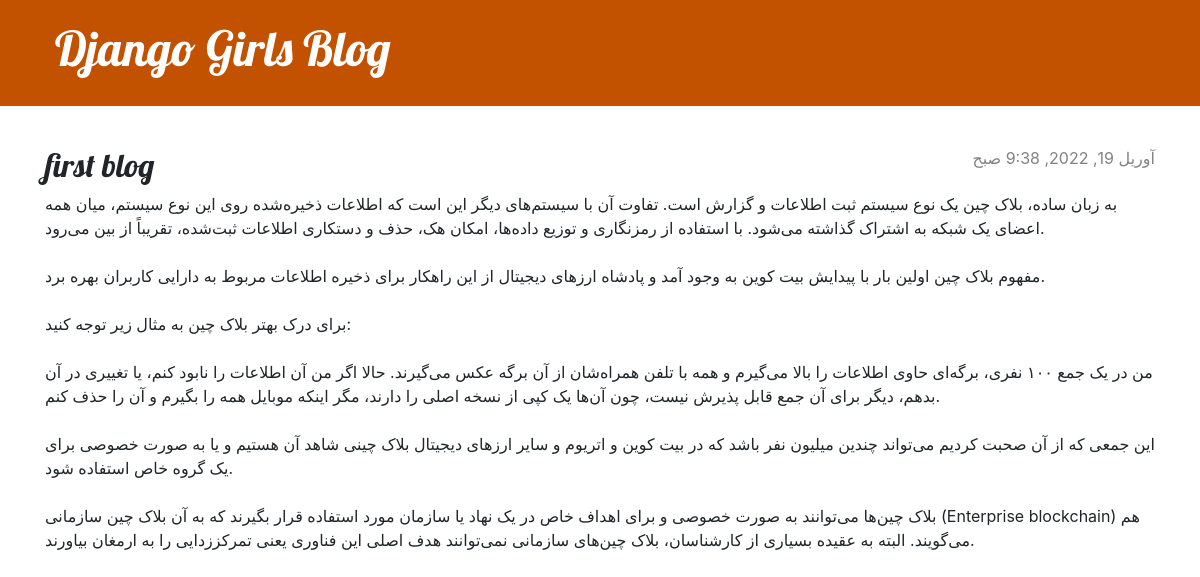
/post/1/, run on an earlier commit of the app's database.
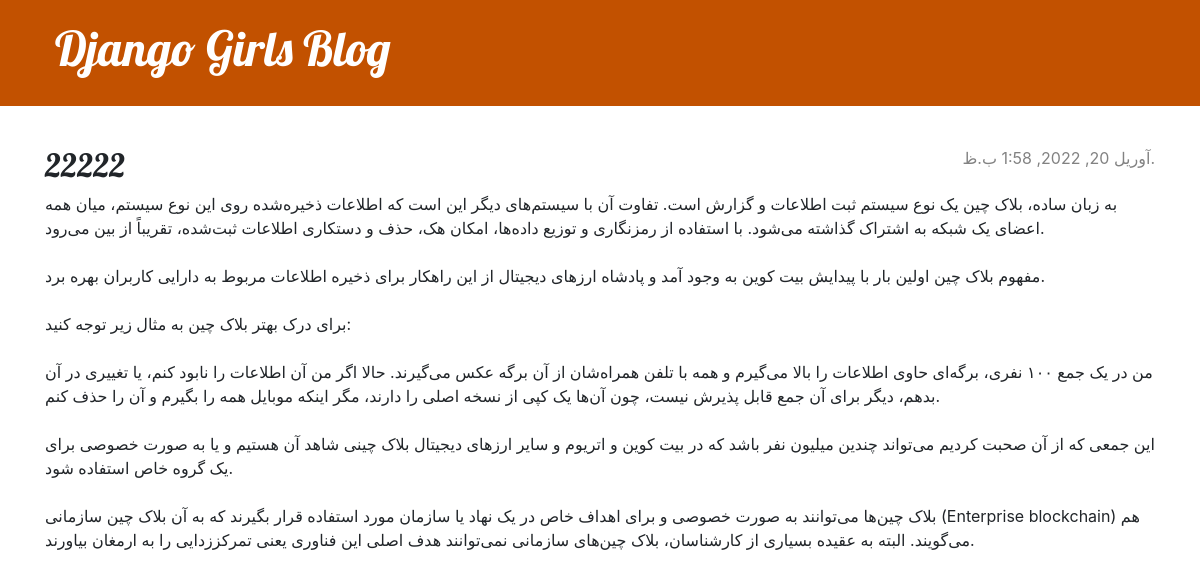
And on a later commit of the database.
### blog/models.py (models this page shows, shortened)
class Post(models.Model):
    author = models.ForeignKey(settings.AUTH_USER_MODEL, on_delete=models.CASCADE)
    title = models.CharField(max_length=200)
    text = models.TextField()
    created_date = models.DateTimeField(
            default=timezone.now)
    published_date = models.DateTimeField(
            blank=True, null=True)

### blog/views.py (the view)
# urls.py: path('post/<int:pk>/', views.post_detail, name='post_detail'),
def post_detail(request, pk):
    post = get_object_or_404(Post, pk=pk)
    return render(request, 'blog/post_detail.html', {'post': post})

### blog/templates/blog/post_detail.html (shortened to what this page needs)
{% extends 'blog/base.html' %}
{% block content %}
    <article class="post">
        {% if post.published_date %}
            <time class="date">
                {{ post.published_date }}
            </time>
        {% endif %}
        <h2>{{ post.title }}</h2>
        <p>{{ post.text|linebreaksbr }}</p>
    </article>
{% endblock %}

What changed in the data, as far as the page shows it:
changed Post: published_date "آوریل 19, 2022, 9:38 صبح" → "آوریل 20, 2022, 1:58 ب.ظ."; title "first blog" → "22222"
